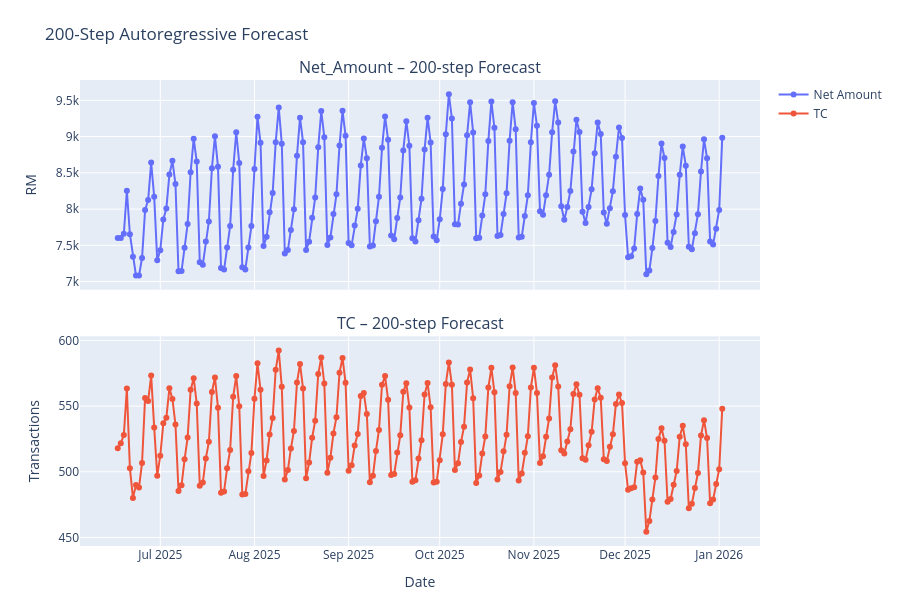

Notebook code for this chart:
### Code cell
# ───────────────────────────────────────────────────────────────────────────────
# 9.  200-step autoregressive forecast 
# ───────────────────────────────────────────────────────────────────────────────
import plotly.graph_objects as go
from plotly.subplots import make_subplots
from sklearn.preprocessing import LabelEncoder

# Ensure your df has full-day and month columns
df['Date']  = pd.to_datetime(df['Date'])
df['Day']   = df['Date'].dt.day_name()            # 'Monday', 'Tuesday', …
df['Month'] = df['Date'].dt.month.astype(str)     # '1' … '12'

# Fit (or re-fit) your Day/Month encoders
encoders['Day'] = LabelEncoder().fit([
    'Monday','Tuesday','Wednesday','Thursday','Friday','Saturday','Sunday'
])
encoders['Month'] = LabelEncoder().fit([str(i) for i in range(1,13)])

# (Re-)attach the encoded columns to df
df['Day_enc']   = encoders['Day'].transform(df['Day'])
df['Month_enc'] = encoders['Month'].transform(df['Month'])

# Prep the last window
future_horizon = 200
last_date      = df['Date'].max()

tail_df   = df.sort_values('Date').tail(window).copy()
seq_num   = tail_df[time_numeric_cols].values.astype(np.float32)
seq_name  = tail_df['Name_enc'].values.astype(np.int32)
seq_day   = tail_df['Day_enc'].values.astype(np.int32)
seq_month = tail_df['Month_enc'].values.astype(np.int32)

static_vec = tail_df.iloc[-1][static_cols].values.astype(np.int32)

dates_f, net_f, tc_f = [], [], []

# Autoregressive loop 
for step in range(future_horizon):
    # build one-step input dict
    sample_inputs = {
        'num_in':       seq_num[np.newaxis, ...],
        'name_seq_in':  seq_name[np.newaxis, ...],
        'day_seq_in':   seq_day[np.newaxis, ...],
        'month_seq_in': seq_month[np.newaxis, ...],
    }
    for i, (base, _) in enumerate(static_cardinalities):
        sample_inputs[f'{base}_in'] = static_vec[[i]].reshape(1,1)

    # predict & inverse-scale
    yhat_s = model.predict(sample_inputs, verbose=0)[0]
    net_s, tc_s = yhat_s
    net_v = inverse_scale([net_s], numeric_cols.index('Net_Amount'))[0]
    tc_v  = inverse_scale([tc_s],  numeric_cols.index('TC'))[0]

    # record the date + values
    curr_date = last_date + pd.Timedelta(days=step+1)
    dates_f.append(curr_date)
    net_f.append(net_v)
    tc_f.append(tc_v)

    # advance day & month encodings for the *next* step
    next_day_str   = curr_date.day_name()    # full weekday name
    next_month_str = str(curr_date.month)    # '1'–'12'

    seq_day = np.roll(seq_day, -1)
    seq_day[-1] = encoders['Day'].transform([next_day_str])[0]

    seq_month = np.roll(seq_month, -1)
    seq_month[-1] = encoders['Month'].transform([next_month_str])[0]

    # roll the numeric window
    new_row = seq_num[-1].copy()
    new_row[numeric_cols.index('Net_Amount')] = net_s
    new_row[numeric_cols.index('TC')]         = tc_s
    seq_num = np.vstack([seq_num[1:], new_row])

# Build forecast DF & plot
df_forecast = pd.DataFrame({
    'Date':       dates_f,
    'Net_Amount': net_f,
    'TC':         tc_f,
})

fig = make_subplots(
    rows=2, cols=1, shared_xaxes=True,
    subplot_titles=('Net_Amount – 200-step Forecast', 'TC – 200-step Forecast'),
    vertical_spacing=0.1
)

# Net_Amount trace
fig.add_trace(
    go.Scatter(
        x=df_forecast['Date'],
        y=df_forecast['Net_Amount'],
        mode='lines+markers',
        name='Net Amount',
        hovertemplate=
            '<b>Date</b>: %{x}<br>'+
            '<b>Net Amount</b>: %{y:.2f}<extra></extra>'
    ),
    row=1, col=1
)

# TC trace
fig.add_trace(
    go.Scatter(
        x=df_forecast['Date'],
        y=df_forecast['TC'],
        mode='lines+markers',
        name='TC',
        hovertemplate=
            '<b>Date</b>: %{x}<br>'+
            '<b>Transactions</b>: %{y:.0f}<extra></extra>'
    ),
    row=2, col=1
)

# Layout tweaks
fig.update_layout(
    height=600, width=900,
    hovermode='x unified',           # vertical line at cursor
    title_text='200-Step Autoregressive Forecast',
    margin=dict(t=80, b=40)
)

# Axis labels
fig.update_xaxes(title_text='Date', row=2, col=1)
fig.update_yaxes(title_text='RM',           row=1, col=1)
fig.update_yaxes(title_text='Transactions', row=2, col=1)

fig.show()

### Figure 1 — Plotly figure (JSON) as saved in the notebook; plotly's stock layout.template omitted (floating-point values rounded to 4 significant figures; data arrays with more than 128 entries replaced by an {"elided": "..."} marker saying what was removed)
{"data": [{"hovertemplate": "<b>Date</b>: %{x}<br><b>Net Amount</b>: %{y:.2f}<extra></extra>", "mode": "lines+markers", "name": "Net Amount", "type": "scatter", "x": {"elided": "200 str values"}, "xaxis": "x", "y": {"elided": "200 float values"}, "yaxis": "y"}, {"hovertemplate": "<b>Date</b>: %{x}<br><b>Transactions</b>: %{y:.0f}<extra></extra>", "mode": "lines+markers", "name": "TC", "type": "scatter", "x": {"elided": "200 str values"}, "xaxis": "x2", "y": {"elided": "200 float values"}, "yaxis": "y2"}], "layout": {"annotations": [{"font": {"size": 16}, "showarrow": false, "text": "Net_Amount – 200-step Forecast", "x": 0.5, "xanchor": "center", "xref": "paper", "y": 1, "yanchor": "bottom", "yref": "paper"}, {"font": {"size": 16}, "showarrow": false, "text": "TC – 200-step Forecast", "x": 0.5, "xanchor": "center", "xref": "paper", "y": 0.45, "yanchor": "bottom", "yref": "paper"}], "height": 600, "hovermode": "x unified", "margin": {"b": 40, "t": 80}, "title": {"text": "200-Step Autoregressive Forecast"}, "width": 900, "xaxis": {"anchor": "y", "domain": [0, 1], "matches": "x2", "showticklabels": false}, "xaxis2": {"anchor": "y2", "domain": [0, 1], "title": {"text": "Date"}}, "yaxis": {"anchor": "x", "domain": [0.55, 1], "title": {"text": "RM"}}, "yaxis2": {"anchor": "x2", "domain": [0, 0.45], "title": {"text": "Transactions"}}}}
